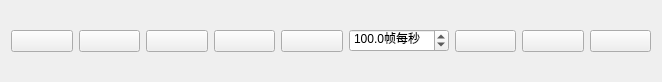
<ui version="4.0">
 <class>qMRMLSequenceBrowserPlayWidget</class>
 <widget class="QWidget" name="qMRMLSequenceBrowserPlayWidget">
  <property name="geometry">
   <rect>
    <x>0</x>
    <y>0</y>
    <width>662</width>
    <height>82</height>
   </rect>
  </property>
  <property name="sizePolicy">
   <sizepolicy hsizetype="Preferred" vsizetype="Maximum">
    <horstretch>0</horstretch>
    <verstretch>0</verstretch>
   </sizepolicy>
  </property>
  <property name="windowTitle">
   <string>qMRML序列浏览器播放小部件</string>
  </property>
  <layout class="QHBoxLayout" name="horizontalLayout">
   <item>
    <widget class="QPushButton" name="pushButton_VcrFirst">
     <property name="toolTip">
      <string>第一帧</string>
     </property>
     <property name="text">
      <string />
     </property>
     <property name="icon">
      <iconset resource="../qSlicerSequenceBrowserModuleWidgets.qrc">
       <normaloff>:/Icons/pqVcrFirst24.png</normaloff>:/Icons/pqVcrFirst24.png</iconset>
     </property>
    </widget>
   </item>
   <item>
    <widget class="QPushButton" name="pushButton_VcrPrevious">
     <property name="toolTip">
      <string>上一帧</string>
     </property>
     <property name="text">
      <string />
     </property>
     <property name="icon">
      <iconset resource="../qSlicerSequenceBrowserModuleWidgets.qrc">
       <normaloff>:/Icons/pqVcrBack24.png</normaloff>:/Icons/pqVcrBack24.png</iconset>
     </property>
    </widget>
   </item>
   <item>
    <widget class="QPushButton" name="pushButton_VcrPlayPause">
     <property name="toolTip">
      <string>播放/暂停</string>
     </property>
     <property name="text">
      <string />
     </property>
     <property name="icon">
      <iconset resource="../qSlicerSequenceBrowserModuleWidgets.qrc">
       <normaloff>:/Icons/pqVcrPlay24.png</normaloff>
       <normalon>:/Icons/pqVcrPause24.png</normalon>:/Icons/pqVcrPlay24.png</iconset>
     </property>
     <property name="checkable">
      <bool>true</bool>
     </property>
    </widget>
   </item>
   <item>
    <widget class="QPushButton" name="pushButton_VcrNext">
     <property name="toolTip">
      <string>下一帧</string>
     </property>
     <property name="text">
      <string />
     </property>
     <property name="icon">
      <iconset resource="../qSlicerSequenceBrowserModuleWidgets.qrc">
       <normaloff>:/Icons/pqVcrForward24.png</normaloff>:/Icons/pqVcrForward24.png</iconset>
     </property>
    </widget>
   </item>
   <item>
    <widget class="QPushButton" name="pushButton_VcrLast">
     <property name="toolTip">
      <string>最后一帧</string>
     </property>
     <property name="text">
      <string />
     </property>
     <property name="icon">
      <iconset resource="../qSlicerSequenceBrowserModuleWidgets.qrc">
       <normaloff>:/Icons/pqVcrLast24.png</normaloff>:/Icons/pqVcrLast24.png</iconset>
     </property>
    </widget>
   </item>
   <item>
    <widget class="QDoubleSpinBox" name="doubleSpinBox_VcrPlaybackRate">
     <property name="suffix">
      <string>帧每秒</string>
     </property>
     <property name="decimals">
      <number>1</number>
     </property>
     <property name="minimum">
      <double>0.000000000000000</double>
     </property>
     <property name="maximum">
      <double>1000.000000000000000</double>
     </property>
     <property name="singleStep">
      <double>5.000000000000000</double>
     </property>
     <property name="value">
      <double>100.000000000000000</double>
     </property>
    </widget>
   </item>
   <item>
    <widget class="QPushButton" name="pushButton_VcrLoop">
     <property name="toolTip">
      <string>循环播放</string>
     </property>
     <property name="text">
      <string />
     </property>
     <property name="icon">
      <iconset resource="../qSlicerSequenceBrowserModuleWidgets.qrc">
       <normaloff>:/Icons/pqVcrLoop24.png</normaloff>:/Icons/pqVcrLoop24.png</iconset>
     </property>
     <property name="checkable">
      <bool>true</bool>
     </property>
    </widget>
   </item>
   <item>
    <widget class="QPushButton" name="pushButton_VcrRecord">
     <property name="toolTip">
      <string>持续记录代理节点修改</string>
     </property>
     <property name="text">
      <string />
     </property>
     <property name="icon">
      <iconset resource="../qSlicerSequenceBrowserModuleWidgets.qrc">
       <normaloff>:/Icons/VcrRecord16.png</normaloff>:/Icons/VcrRecord16.png</iconset>
     </property>
     <property name="checkable">
      <bool>true</bool>
     </property>
    </widget>
   </item>
   <item>
    <widget class="QPushButton" name="pushButton_Snapshot">
     <property name="toolTip">
      <string>记录所有代理节点当前状态的快照</string>
     </property>
     <property name="text">
      <string />
     </property>
     <property name="icon">
      <iconset resource="../qSlicerSequenceBrowserModuleWidgets.qrc">
       <normaloff>:/Icons/pqCamera24.png</normaloff>:/Icons/pqCamera24.png</iconset>
     </property>
    </widget>
   </item>
  </layout>
 </widget>
 <tabstops>
  <tabstop>pushButton_VcrFirst</tabstop>
  <tabstop>pushButton_VcrPrevious</tabstop>
  <tabstop>pushButton_VcrPlayPause</tabstop>
  <tabstop>pushButton_VcrNext</tabstop>
  <tabstop>pushButton_VcrLast</tabstop>
  <tabstop>doubleSpinBox_VcrPlaybackRate</tabstop>
  <tabstop>pushButton_VcrLoop</tabstop>
 </tabstops>
 <resources>
  <include location="../../../Resources/qSlicerSequenceBrowserModule.qrc" />
  <include location="../qSlicerSequenceBrowserModuleWidgets.qrc" />
 </resources>
 <connections />
</ui>
